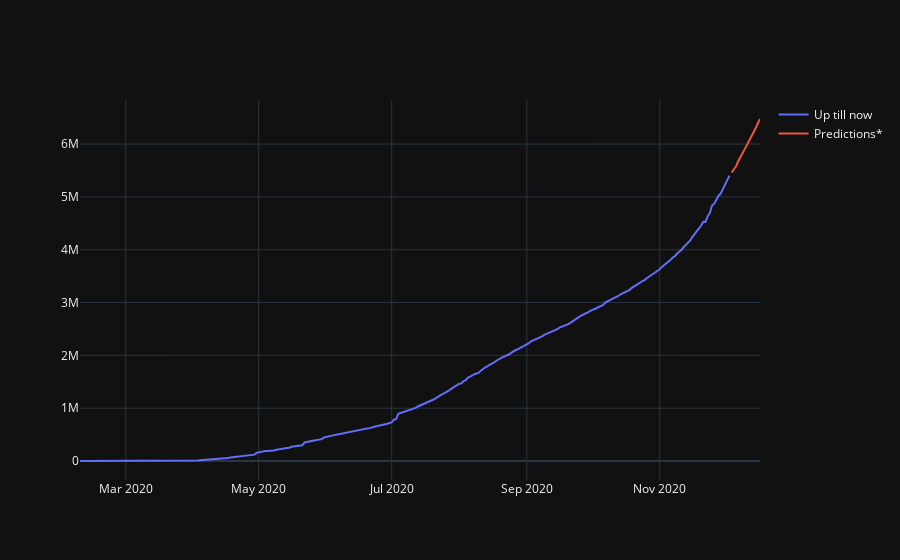

The code cell stored with this chart in its notebook:
### Code cell
figure.show()

### Figure 1 — Plotly figure (JSON) as saved in the notebook; plotly's stock layout.template omitted (floating-point values rounded to 4 significant figures; data arrays with more than 128 entries replaced by an {"elided": "..."} marker saying what was removed)
{"data": [{"mode": "lines", "name": "Up till now", "type": "scatter", "x": {"elided": "299 str values"}, "y": {"elided": "299 int values"}}, {"mode": "lines", "name": "Predictions*", "type": "scatter", "x": ["2020-12-04T00:00:00", "2020-12-05T00:00:00", "2020-12-06T00:00:00", "2020-12-07T00:00:00", "2020-12-08T00:00:00", "2020-12-09T00:00:00", "2020-12-10T00:00:00", "2020-12-11T00:00:00", "2020-12-12T00:00:00", "2020-12-13T00:00:00", "2020-12-14T00:00:00", "2020-12-15T00:00:00", "2020-12-16T00:00:00", "2020-12-17T00:00:00"], "y": [5462171, 5516595, 5578770, 5673923, 5743083, 5832127, 5904745, 5982705, 6059729, 6127259, 6214852, 6298699, 6393827, 6474989]}], "layout": {}}
